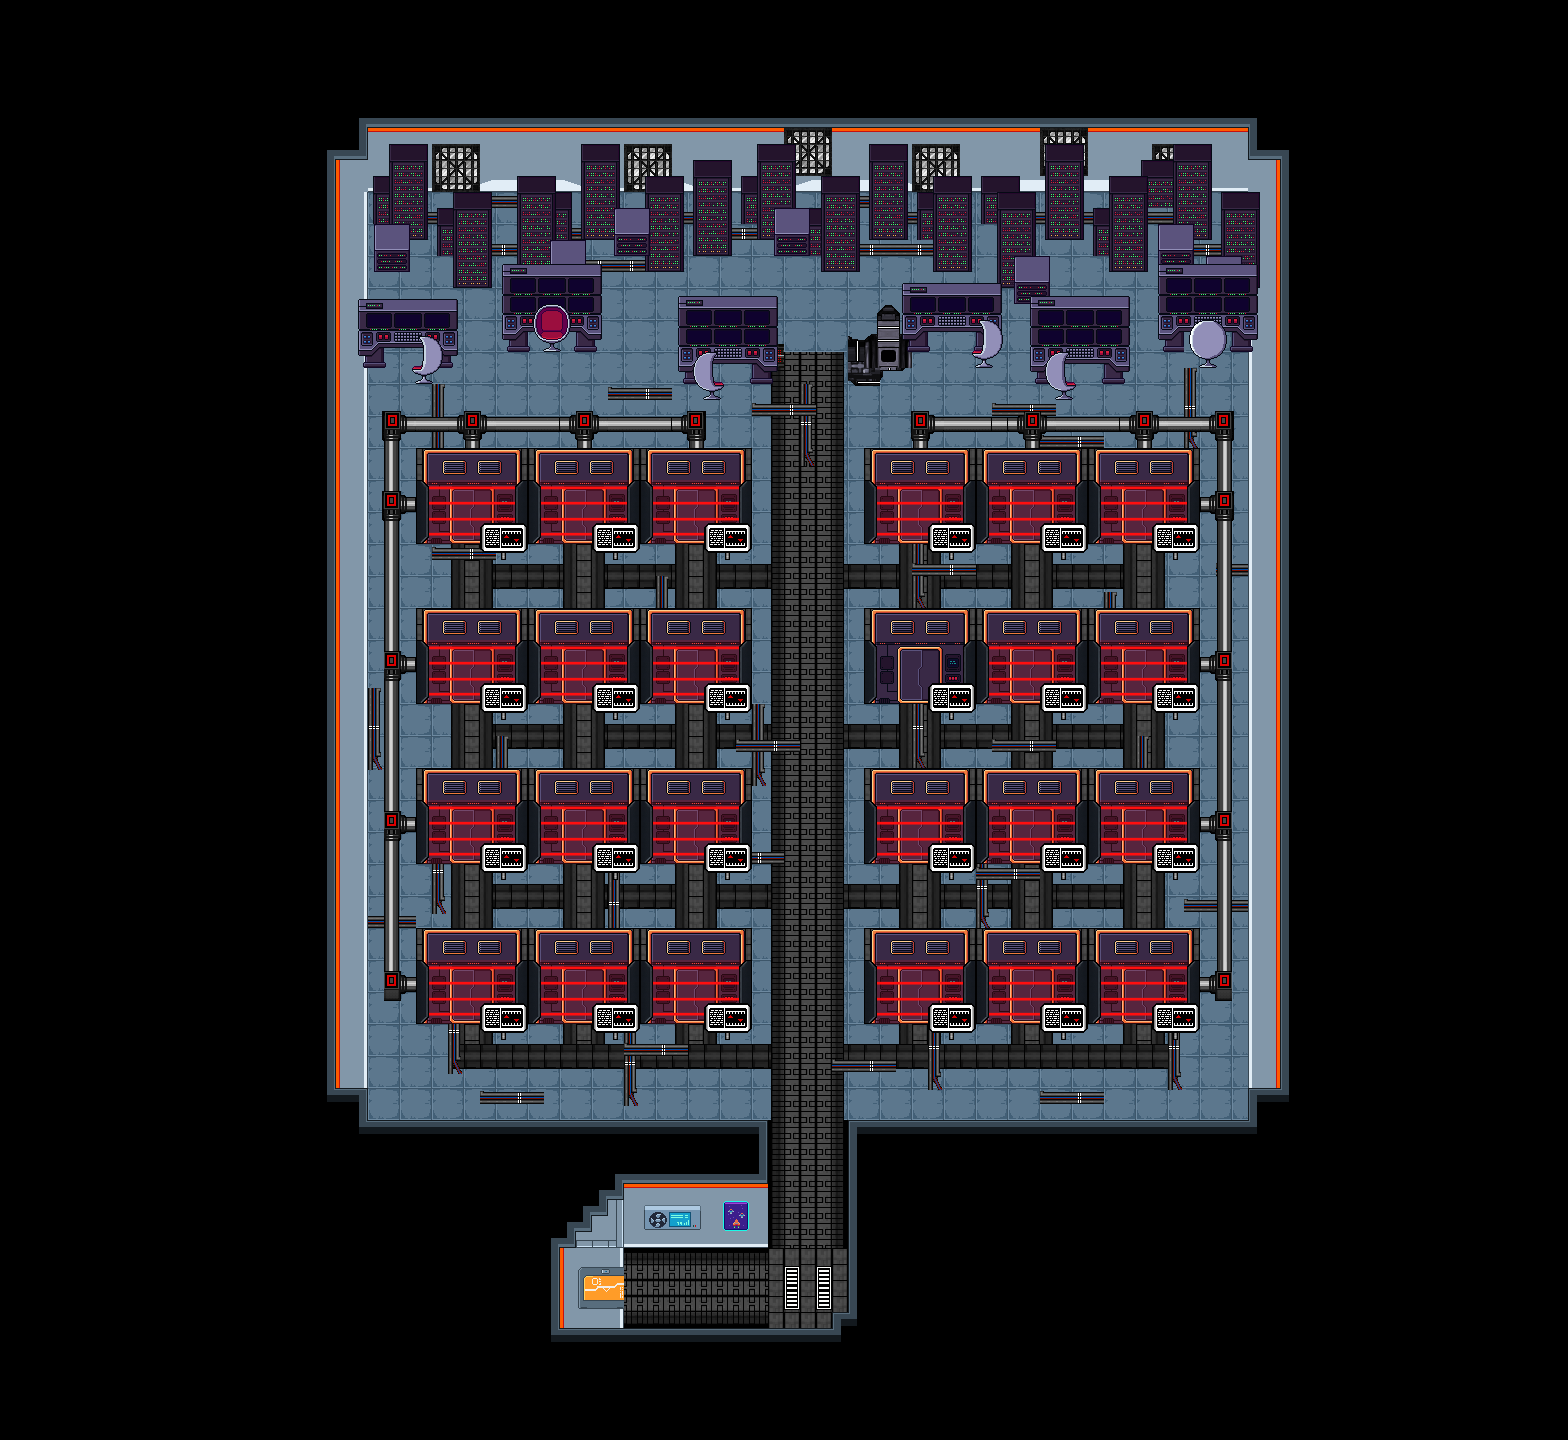

This game map was drawn from its Tiled (.tmx) file and the tilesets committed beside it. A one-line description and the trimmed map source follow:
An orthogonal 98x90 tile map with 16x16 px tiles, 32 tile layers (Collisions, black_ground, ground, floor2, ...), 4 tilesets and 10 objects (SpawnEmmaServer, SpawnEmmaTeleporter, SpawnEmmaSalon, SpawnEmmaFirewall, Spawn, ...).

<map version="1.10" tiledversion="1.10.0" orientation="orthogonal" renderorder="right-down" width="98" height="90" tilewidth="16" tileheight="16" infinite="0" nextlayerid="38" nextobjectid="12">
 <tileset firstgid="1" source="../tsx/tuile_1.tsx" />
 <tileset firstgid="925" source="../tsx/tuile_3.tsx" />
 <tileset firstgid="3229" source="../tsx/tuile_2.tsx" />
 <tileset firstgid="5533" source="../tsx/server_room/pixel-cyberpunk-interioree.tsx" />
 <objectgroup id="37" name="Waypoints">
  <object id="10" name="SpawnEmmaServer" x="1234" y="1114.67">
   <point />
  </object>
  <object id="9" name="SpawnEmmaTeleporter" x="1229.33" y="1110.67">
   <point />
  </object>
  <object id="8" name="SpawnEmmaSalon" x="1225.33" y="1106">
   <point />
  </object>
  <object id="6" name="SpawnEmmaFirewall" x="731.333" y="1284.67">
   <point />
  </object>
  <object id="5" name="Spawn" x="644.667" y="1287.33">
   <point />
  </object>
  <object id="1" name="ExitFirewall" x="586.333" y="1274" width="52.6667" height="29" />
  <object id="2" name="EntranceFirewall" x="633" y="1288.67">
   <point />
  </object>
  <object id="3" name="EntranceServer" x="880" y="649" width="85" height="77" />
  <object id="4" name="ExitServer" x="920.5" y="723.833">
   <point />
  </object>
  <object id="7" name="Terminal" x="679.333" y="297.333" width="95.3333" height="87.3333" />
 </objectgroup>
 <layer id="36" name="Collisions" width="98" height="90" opacity="0">
  <data>[8820 cells, 6812 non-empty, 1 distinct tile ids]</data>
 </layer>
 <layer id="9" name="black_ground" width="98" height="90">
  <data>[8820 cells, 8820 non-empty, 1 distinct tile ids]</data>
 </layer>
 <layer id="10" name="ground" width="98" height="90">
  <data>[8820 cells, 3642 non-empty, 4 distinct tile ids]</data>
 </layer>
 <layer id="29" name="floor2" width="98" height="90">
  <data>[8820 cells, 63 non-empty, 2 distinct tile ids]</data>
 </layer>
 <layer id="32" name="floor5" width="98" height="90">
  <data>[8820 cells, 88 non-empty, 2 distinct tile ids]</data>
 </layer>
 <layer id="31" name="floor4" width="98" height="90">
  <data>[8820 cells, 240 non-empty, 2 distinct tile ids]</data>
 </layer>
 <layer id="30" name="floor3" width="98" height="90">
  <data>[8820 cells, 216 non-empty, 2 distinct tile ids]</data>
 </layer>
 <layer id="28" name="floor" width="98" height="90">
  <data>[8820 cells, 350 non-empty, 8 distinct tile ids]</data>
 </layer>
 <layer id="11" name="wire_ground" width="98" height="90">
  <data>[8820 cells, 131 non-empty, 7 distinct tile ids]</data>
 </layer>
 <layer id="12" name="cross_wire_ground" width="98" height="90">
  <data>[8820 cells, 48 non-empty, 6 distinct tile ids]</data>
 </layer>
 <layer id="16" name="wall" width="98" height="90">
  <data>[8820 cells, 514 non-empty, 13 distinct tile ids]</data>
 </layer>
 <layer id="35" name="pillar_wall2" width="98" height="90">
  <data>[8820 cells, 4 non-empty, 2 distinct tile ids]</data>
 </layer>
 <layer id="34" name="pillar_wall" width="98" height="90">
  <data>[8820 cells, 4 non-empty, 4 distinct tile ids]</data>
 </layer>
 <layer id="2" name="Calque de Tuiles 2" width="98" height="90">
  <data>[8820 cells, 16 non-empty, 13 distinct tile ids]</data>
 </layer>
 <layer id="27" name="back_wall_fans" width="98" height="90">
  <data>[8820 cells, 54 non-empty, 1 distinct tile ids]</data>
 </layer>
 <layer id="33" name="corridor_door" width="98" height="90">
  <data>[8820 cells, 9 non-empty, 9 distinct tile ids]</data>
 </layer>
 <layer id="26" name="wall_fans" width="98" height="90">
  <data>[8820 cells, 54 non-empty, 9 distinct tile ids]</data>
 </layer>
 <layer id="4" name="wall port" width="98" height="90">
  <data>[8820 cells, 1008 non-empty, 1 distinct tile ids]</data>
 </layer>
 <layer id="5" name="wall delimitation " width="98" height="90">
  <data>[8820 cells, 352 non-empty, 45 distinct tile ids]</data>
 </layer>
 <layer id="3" name="port" width="98" height="90">
  <data>[8820 cells, 1008 non-empty, 42 distinct tile ids]</data>
 </layer>
 <layer id="24" name="open_gate" width="98" height="90">
  <data>[8820 cells, 192 non-empty, 6 distinct tile ids]</data>
 </layer>
 <layer id="25" name="close_gate" width="98" height="90">
  <data>[8820 cells, 652 non-empty, 15 distinct tile ids]</data>
 </layer>
 <layer id="6" name="computer_gate" width="98" height="90">
  <data>[8820 cells, 216 non-empty, 9 distinct tile ids]</data>
 </layer>
 <layer id="7" name="wire_gate" width="98" height="90">
  <data>[8820 cells, 198 non-empty, 51 distinct tile ids]</data>
 </layer>
 <layer id="19" name="data_center_wire" width="98" height="90">
  <data>[8820 cells, 61 non-empty, 4 distinct tile ids]</data>
 </layer>
 <layer id="22" name="wire1" width="98" height="90">
  <data>[8820 cells, 27 non-empty, 27 distinct tile ids]</data>
 </layer>
 <layer id="17" name="data_center2" width="98" height="90">
  <data>[8820 cells, 81 non-empty, 9 distinct tile ids]</data>
 </layer>
 <layer id="15" name="data_center" width="98" height="90">
  <data>[8820 cells, 270 non-empty, 18 distinct tile ids]</data>
 </layer>
 <layer id="18" name="data_center3" width="98" height="90">
  <data>[8820 cells, 84 non-empty, 12 distinct tile ids]</data>
 </layer>
 <layer id="20" name="computer_data_center" width="98" height="90">
  <data>[8820 cells, 236 non-empty, 77 distinct tile ids]</data>
 </layer>
 <layer id="21" name="core_computer" width="98" height="90">
  <data>[8820 cells, 2 non-empty, 1 distinct tile ids]</data>
 </layer>
 <layer id="23" name="computer_chair" width="98" height="90">
  <data>[8820 cells, 54 non-empty, 36 distinct tile ids]</data>
 </layer>
</map>
